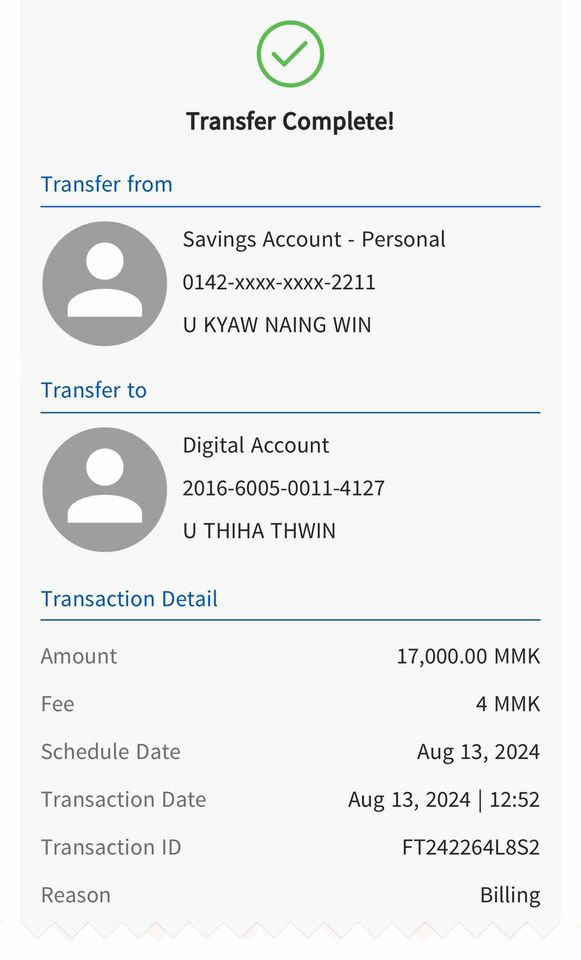
#> input picture CB/452892117_1225513682218210_2842293776972955671_n.jpg, 581 x 960 px, found by its file name; its folder holds only this picture in this run
$ python cb_testing.py
#> lines starting #> are read from the running program, lines starting #| are printed output that depends on the picture; after the words box and inside, x2 and y2 are one past the last pixel; in counts of white or black regions, pixels touching at a corner belong together
import os
import json
import cv2
import numpy as np
from PIL import Image as Img
import pytesseract as pyt
import re
from dateutil import parser

pyt.pytesseract.tesseract_cmd = 'C:/Program Files/Tesseract-OCR/tesseract.exe'

image_dir = "C:/Users/Seng Pan/Can_Do_Crew_AI_Project/Payment_ImageToText/src/CB/"

# Regular expression patterns for extracting fields
transtype_pattern = re.compile(r"(Transfer Complete!|Transaction Type|Type)\s?:?\s?(.+)")
notes_pattern = re.compile(r"(Reason|Notes|Purpose)\s?:?\s?(.+)")
transtime_pattern = re.compile(r"(Transaction Date|Date and Time|Transaction Time)\s?:?\s?(.+)")
transno_pattern = re.compile(r"(Transaction ID|Transaction No)\s?:?\s?(.+)")
receiver_pattern = re.compile(r"(Transfer to|Receiver|To)\s?:?\s?([A-Za-z0-9\s]+)")
sender_pattern = re.compile(r"(Transfer from|Sender|From)\s?:?\s?(.+)")
amount_data_pattern = re.compile(r"(Amount)\s?:?\s?([0-9,.]+)")

# Function to extract text from image
def extract_text_from_image(image_path):
    try:
        img = cv2.imread(image_path)
#> img is the input picture: shape (960, 581, 3); mean B, G, R 240.1, 239.9, 239.2
        if img is None:
            raise ValueError(f"Failed to read image: {image_path}")

        gray = cv2.cvtColor(img, cv2.COLOR_BGR2GRAY)
        blurred = cv2.GaussianBlur(gray, (3, 3), 0)
        clahe = cv2.createCLAHE(clipLimit=3.0, tileGridSize=(8, 8))
        enhanced_img = clahe.apply(blurred)
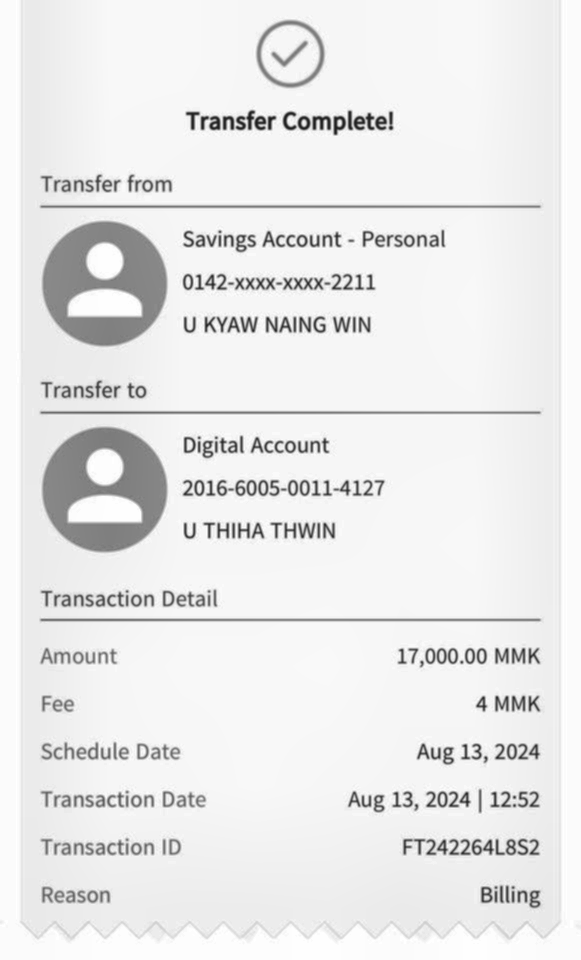
#> enhanced_img: shape (960, 581); min 28, max 255, mean 233.2
        kernel = np.array([[0, -1, 0], [-1, 5, -1], [0, -1, 0]])
        sharpened = cv2.filter2D(enhanced_img, -1, kernel)
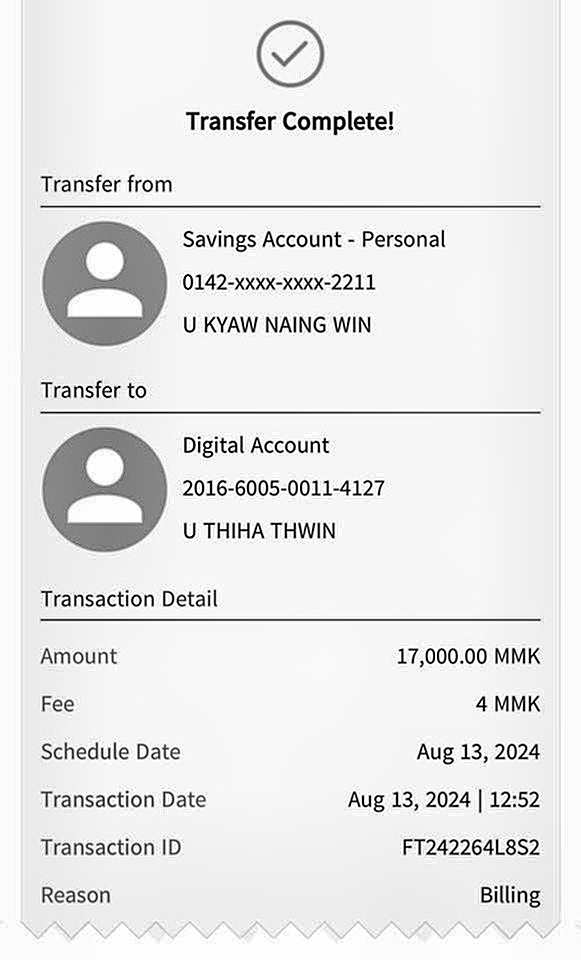
#> sharpened: shape (960, 581); min 0, max 255, mean 232.5

        # Apply inpainting to remove watermark interference
        _, thresh = cv2.threshold(sharpened, 200, 255, cv2.THRESH_BINARY + cv2.THRESH_OTSU)
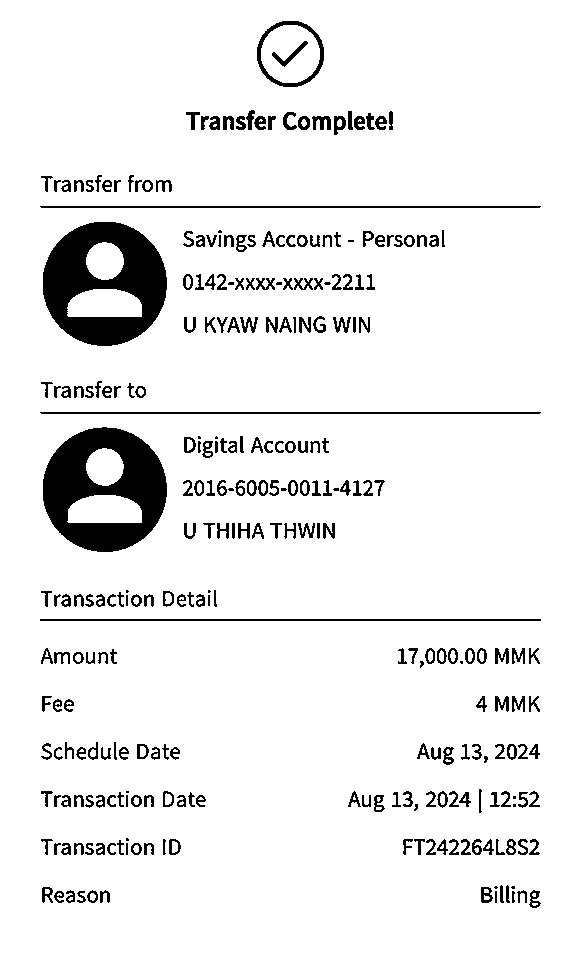
#> thresh: shape (960, 581); 92.6% white; 286 black regions (21 under 20 px), largest, box (x1, y1, x2, y2) and area: (43, 427, 167, 552) 9264, (43, 222, 167, 346) 9224, (40, 619, 541, 621) 1002
        pil_image = Img.fromarray(thresh)

        config = "--psm 6"
#> (the run stopped early here; a loop or call above may not have finished)
